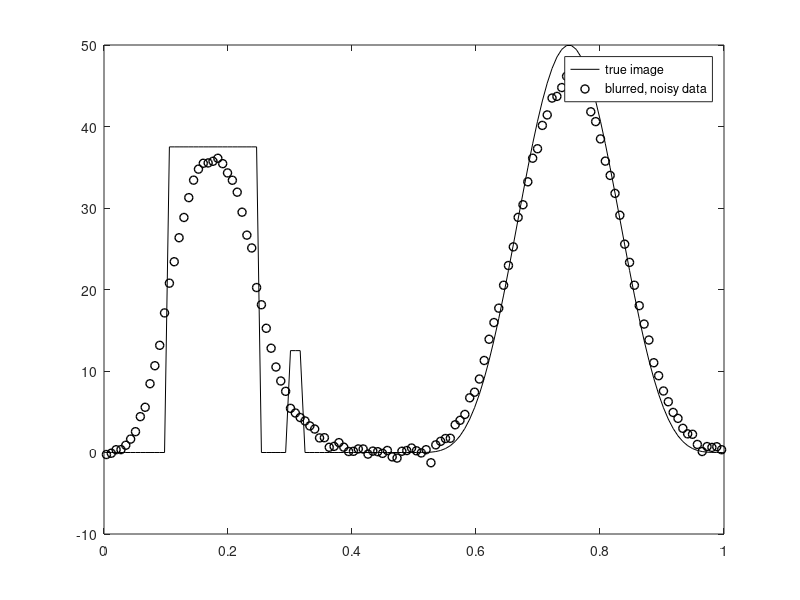

MATLAB code to generate this figure: (Note: this script raises an error after producing the figure.)
%  
%  Hierarchical Gibbs sampler for 1d image deblurring with zero BCs.
%
%  Once the samples are computed, the sample mean is used as an estimator 
%  of the unknown image and empirical quantiles are used to compute 95%
%  credibility intervals for each unknown. 
%
%  The Geweke test is used to determine whether the chain, after burnin, 
%  is in equilibrium, and the integrated auto correlated time and essential 
%  sample size are estimated as described in Chapter 5. 
% 
%  written by John Bardsley 2016.
%
%  This code was used to generate figures in Chapter 5. 
clear all, close all
path(path,'../Functions');
n = 128; % No. of grid points
h = 1/n;
t = [h/2:h:1-h/2]';
sig = .05; % Kernel width.
kernel = (1/sqrt(pi)/sig) * exp(-(t-h/2).^2/sig^2);
A = toeplitz(kernel)*h;

% Set up true solution x_true and data b = A*x_true + error.
x_true = 50*(.75*(.1<t&t<.25) + .25*(.3<t&t<.32) + (.5<t&t<1).*sin(2*pi*t).^4);
Ax = A*x_true;
err_lev = 2; % Percent error in data
sigma = err_lev/100 * norm(Ax) / sqrt(n);
eta =  sigma * randn(n,1);
b = Ax + eta;
m = length(b);
Atb = A'*b;
AtA = A'*A;
figure(1),
plot(t,x_true,'k',t,b,'ko','LineWidth',1)
legend('true image','blurred, noisy data')

% second derivative precision matrix, with zero BCs, for prior
L = spdiags([-ones(n,1) 2*ones(n,1) -ones(n,1)],[-1 0 1],n,n);
% MCMC sampling
nsamps  = 10000;
nChol   = 0;
xsamp   = zeros(n,nsamps);
delsamp = zeros(nsamps,1); delsamp(1) = .1;
lamsamp = zeros(nsamps,1); lamsamp(1) = 1;
R       = chol(lamsamp(1)*AtA + delsamp(1)*L);
nChol   = 1;
xsamp(:,1) = R\(R'\(lamsamp(1)*Atb));
% hyperpriors: lambda~Gamma(a,1/t0), delta~Gamma(a1,1/t1)
a0=1; t0=0.0001; a1=1; t1=0.0001;
h = waitbar(0,'MCMC samples in progress');
tic
for i = 1:nsamps-1
    h = waitbar(i/nsamps);
    %------------------------------------------------------------------
    % 1a. Using conjugacy, sample the noise precision lam=1/sigma^2,
    % conjugate prior: lam~Gamma(a0,1/t0)
    lamsamp(i+1) = gamrnd(a0+m/2,1/(t0+norm(A*xsamp(:,i)-b)^2/2));
    %------------------------------------------------------------------
    % 1b. Using conjugacy, sample regularization precisions delta,
    % conjugate prior: delta~Gamma(a1,1/t1);
    delsamp(i+1) = gamrnd(a1+n/2,1./(t1+xsamp(:,i)'*(L*xsamp(:,i))/2));
    %------------------------------------------------------------------
    % 2. Using conjugacy relationships, sample the image.
    R = chol(AtA*lamsamp(i+1) + delsamp(i+1)*L);
    nChol = nChol + 1;
    xsamp(:,i+1) = R \ (R'\(Atb*lamsamp(i+1)) + randn(n,1));
end
toc
close(h)
% Visualize the MCMC chain
% Plot the sample mean and 95% credibility intervals for x.
nburnin        = floor(nsamps/10); 
xsamp          = xsamp(:,nburnin+1:end);
q              = plims(xsamp(:,:)',[0.025,0.975])';
x_mean         = mean(xsamp(:,:)')';
relative_error = norm(x_true-x_mean)/norm(x_true);
figure(2),
plot(t,x_mean,'k',t,x_true,'-.k',t,q(:,2),'--k',t,q(:,1),'--k')
legend('MCMC sample mean','true image','95% credibility bounds','Location','North')
% Output for (lambda,delta)-chain using sample_plot: ACF, IACT, Geweke test
lamdel_chain = [lamsamp(nburnin+1:end), delsamp(nburnin+1:end)]';
names        = cell(2,1);
names{1}     = '\lambda';
names{2}     = '\delta';
fignum       = 3;
[taux,acfun] = sample_plot(lamdel_chain,names,fignum);
% Plot the autocorrelations functions together.
[~,nacf] = size(acfun);
figure(6)
plot([1:nacf],acfun(1,:),'k',[1:nacf],acfun(2,:),'k--','LineWidth',2)
axis([1,nacf,0,1])
title('ACFs for \lambda and \delta.')
legend(['\lambda: \tau_{\rm int}(\lambda)=',num2str(taux(1))],['\delta: \tau_{\rm int}(\delta)=',num2str(taux(2))])